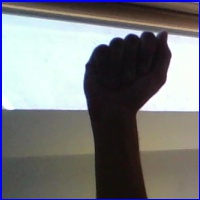
#> input picture A_test.jpg, 200 x 200 px, given in place of the camera
$ python gesture.py
#> lines starting #> are read from the running program, lines starting #| are printed output that depends on the picture; after the words box and inside, x2 and y2 are one past the last pixel; in counts of white or black regions, pixels touching at a corner belong together
import cv2
cap = cv2.VideoCapture(0)

X1 = 160
Y1 = 140
X2 = 400
Y2 = 360

while True:
    _, FrameImage = cap.read()
#> FrameImage is the input picture: shape (200, 200, 3); mean B, G, R 123.9, 121.8, 120.8
    FrameImage = cv2.flip(FrameImage, 1)
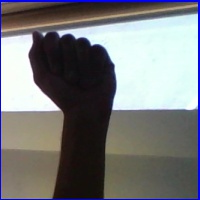
#> FrameImage: shape (200, 200, 3); mean B, G, R 123.9, 121.8, 120.8
    cv2.imshow("", FrameImage)
    cv2.rectangle(FrameImage, (X1, Y1), (X2, Y2), (0, 255, 0), 1)
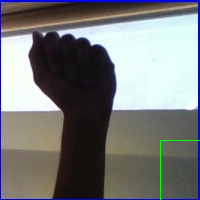
#> FrameImage: shape (200, 200, 3); 0.25% of pixels changed, all inside (x1, y1, x2, y2) = (160, 140, 200, 200)
    ROI = FrameImage[Y1:Y2, X1:X2]
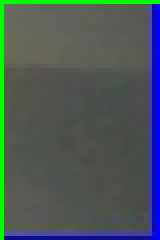
#> ROI: shape (60, 40, 3) (shown 4 times larger); mean B, G, R 87.5, 87.6, 75.1
    ROI = cv2.resize(ROI, (64, 64))
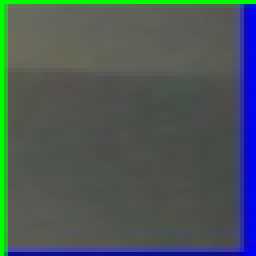
#> ROI: shape (64, 64, 3) (shown 4 times larger); mean B, G, R 87.4, 87.4, 74.9
    ROI = cv2.cvtColor(ROI, cv2.COLOR_BGR2GRAY)
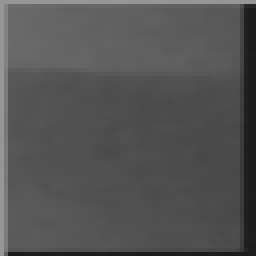
#> ROI: shape (64, 64) (shown 4 times larger); min 27, max 150, mean 83.7
    _, output = cv2.threshold(ROI, 100, 255, cv2.THRESH_BINARY)  # adjust brightness
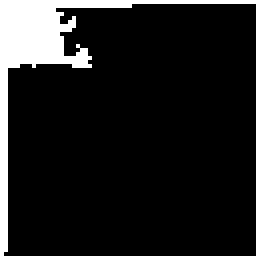
#> output: shape (64, 64) (shown 4 times larger); 10.9% white; 1 white region, box (x1, y1, x2, y2) and area: (0, 0, 64, 64) 447
    SHOWROI = cv2.resize(ROI, (256, 256))
    _, output2 = cv2.threshold(SHOWROI, 100, 255, cv2.THRESH_BINARY)
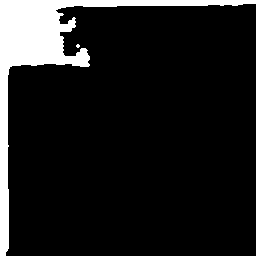
#> output2: shape (256, 256); 11.1% white; 2 white regions (1 under 20 px), largest, box (x1, y1, x2, y2) and area: (0, 0, 256, 256) 7256
    cv2.imshow("ROI", output2)
    interrupt = cv2.waitKey(10)
#> (key q is pressed here)
    if interrupt & 0xFF == ord('q'):  # esc key
        break

cap.release()
cv2.destroyAllWindows()

$ run again, on nutu_test.jpeg
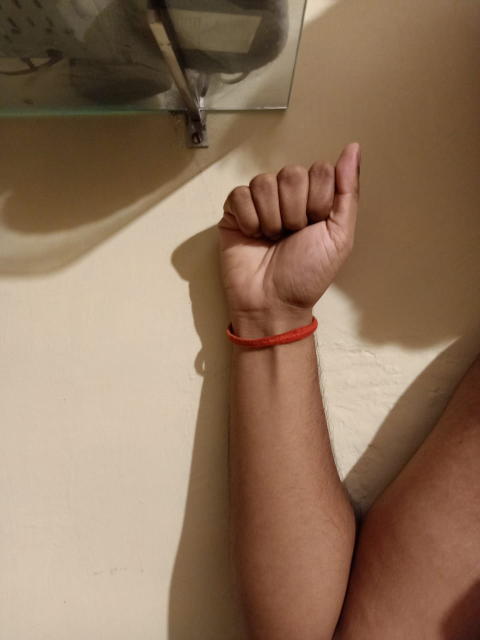
#> input picture nutu_test.jpeg, 960 x 1280 px, given in place of the camera (shown at 1/2 size)
#> FrameImage is the input picture: shape (1280, 960, 3); mean B, G, R 91.2, 115.2, 142.9
#> `cv2.rectangle(FrameImage, (X1, Y1), (X2, Y2), (0, 255, 0), 1)`:
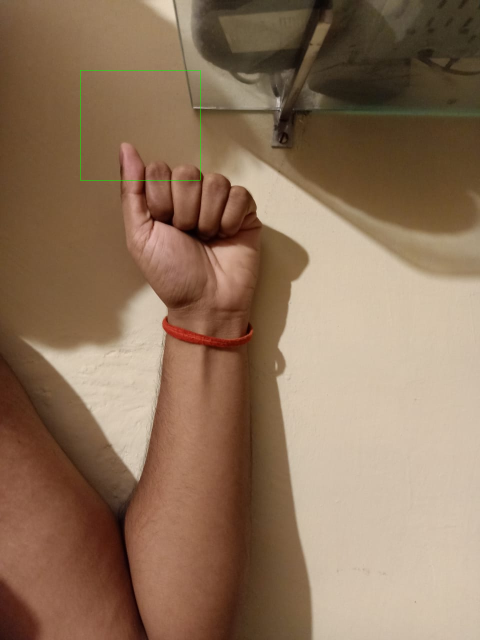
#> FrameImage: shape (1280, 960, 3) (shown at 1/2 size); mean B, G, R 91.2, 115.3, 142.8
#> output: shape (64, 64); 90.6% white; 10 black regions (5 under 20 px), largest, box (x1, y1, x2, y2) and area: (0, 33, 11, 64) 157, (38, 54, 49, 64) 81, (29, 46, 35, 64) 42, (57, 57, 64, 64) 34, (21, 49, 23, 64) 28
#> `_, output2 = cv2.threshold(SHOWROI, 100, 255, cv2.THRESH_BINARY)`:
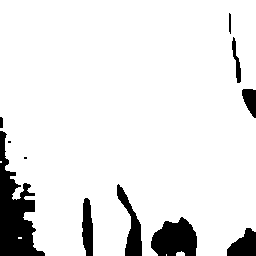
#> output2: shape (256, 256); 90.4% white; 11 black regions (2 under 20 px), largest, box (x1, y1, x2, y2) and area: (0, 131, 45, 256) 2633, (151, 217, 197, 256) 1334, (117, 184, 142, 256) 731
